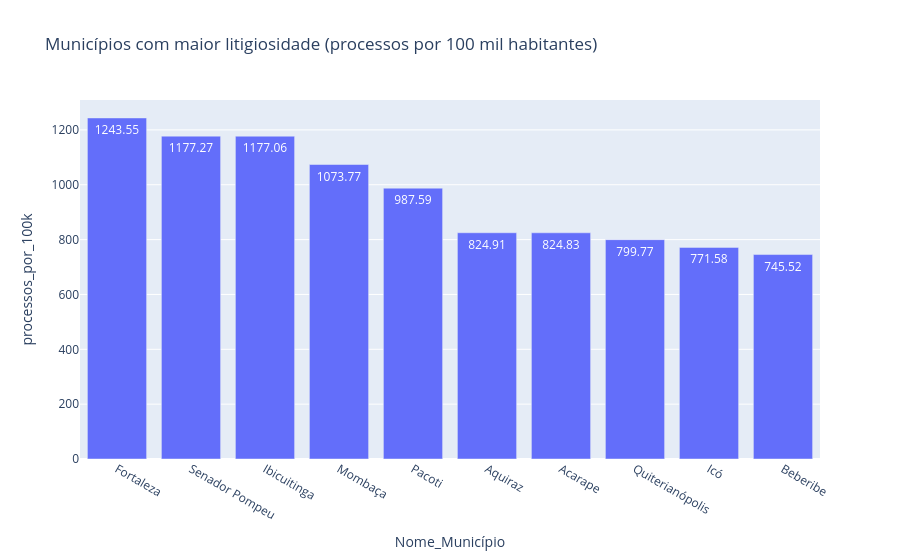

The notebook cell saved with this chart:
### Code cell
# plotar em um grafico o top 10 em quantidade de processos por 100 mil habitantes (proporcional)

top = df_municipio.sort_values('processos_por_100k', ascending=False).head(10)

fig = px.bar(
    top,
    x='Nome_Município',
    y='processos_por_100k',
    text='processos_por_100k',
    title='Municípios com maior litigiosidade (processos por 100 mil habitantes)'
)

fig.update_layout(xaxis={'categoryorder':'total descending'})
fig.show()

### Figure 1 — Plotly figure (JSON) as saved in the notebook; plotly's stock layout.template omitted (floating-point values rounded to 4 significant figures)
{"data": [{"hovertemplate": "Nome_Município=%{x}<br>processos_por_100k=%{text}<extra></extra>", "legendgroup": "", "marker": {"color": "#636efa", "pattern": {"shape": ""}}, "name": "", "orientation": "v", "showlegend": false, "text": [1244.0, 1177.0, 1177.0, 1074.0, 987.6, 824.9, 824.8, 799.8, 771.6, 745.5], "textposition": "auto", "type": "bar", "x": ["Fortaleza", "Senador Pompeu", "Ibicuitinga", "Mombaça", "Pacoti", "Aquiraz", "Acarape", "Quiterianópolis", "Icó", "Beberibe"], "xaxis": "x", "y": [1244.0, 1177.0, 1177.0, 1074.0, 987.6, 824.9, 824.8, 799.8, 771.6, 745.5], "yaxis": "y"}], "layout": {"barmode": "relative", "legend": {"tracegroupgap": 0}, "title": {"text": "Municípios com maior litigiosidade (processos por 100 mil habitantes)"}, "xaxis": {"anchor": "y", "categoryorder": "total descending", "domain": [0, 1], "title": {"text": "Nome_Município"}}, "yaxis": {"anchor": "x", "domain": [0, 1], "title": {"text": "processos_por_100k"}}}}
